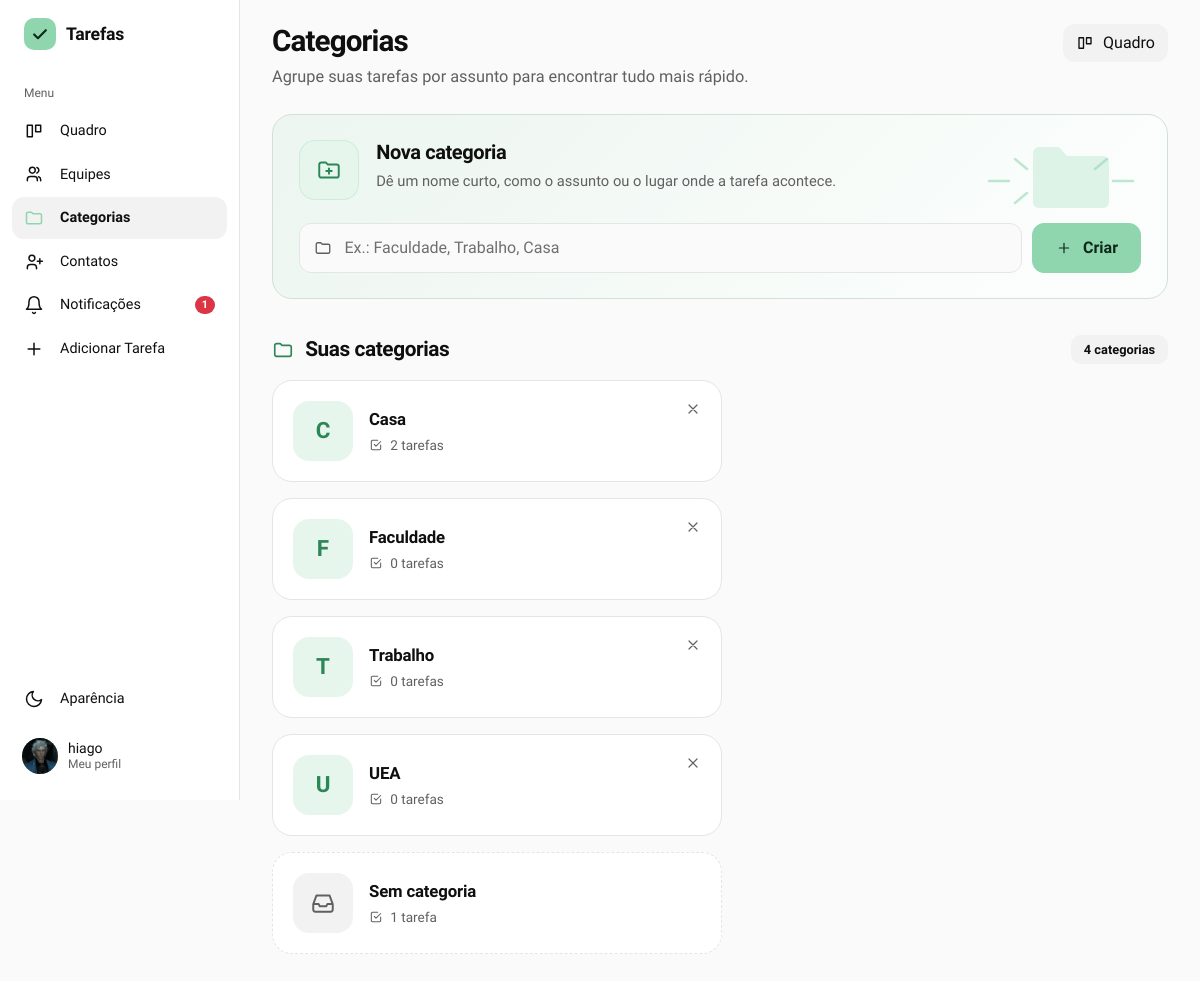
Screenshot of /categorias (signed in) with the database file from the repository.
### gerenciador_de_tarefas/models.py (models this page shows)
class Usuario(db.Model, UserMixin):
    id = db.Column(db.Integer, primary_key=True)
    nomeUsuario = db.Column(db.String(50), unique=True, nullable=False)
    email = db.Column(db.String(254), unique=True, nullable=False)
    senha = db.Column(db.String(255), nullable=False)
    nome = db.Column(db.String(100), nullable=False)
    tarefasCriadas = db.relationship('Tarefa', backref='criador', foreign_keys='Tarefa.criador_id', lazy=True)
    tarefasAtribuidas = db.relationship('Tarefa', backref='responsavel', foreign_keys='Tarefa.responsavel_id', lazy=True)
    cargo = db.Column(db.String(20), nullable=False, default='usuario') #admin ou usuario
    foto_perfil = db.Column(db.String(200), nullable=True, default='default.png')
    ordenacao_quadro = db.Column(db.String(30), nullable=False, default='padrao')

class Categoria(db.Model):
    id = db.Column(db.Integer, primary_key=True)
    nome = db.Column(db.String(50), nullable=False)
    usuario_id = db.Column(db.Integer, db.ForeignKey('usuario.id'), nullable=False)
    tarefas = db.relationship('Tarefa', backref='categoria', lazy=True)
    dono = db.relationship('Usuario')

### gerenciador_de_tarefas/app.py (the view)
@app.route('/categorias')
@login_required
def ver_categorias():
    todas = categorias_do_usuario()
    contagem = {c.id: 0 for c in todas}
    sem_categoria = 0
    for t in tarefas_individuais():
        if t.categoria_id in contagem:
            contagem[t.categoria_id] += 1
        else:
            sem_categoria += 1
    compartilhadas = CategoriaCompartilhada.query.filter_by(usuario_id=current_user.id).all()
    return render_template('categorias.html', categorias=todas,
                           contagem=contagem, sem_categoria=sem_categoria,
                           compartilhadas=compartilhadas)

### gerenciador_de_tarefas/app.py (called while the page is built)
@login_manager.user_loader
def load_user(user_id):
    return db.session.get(Usuario, int(user_id))

@app.context_processor
def injetar_categorias_globais():
    if current_user.is_authenticated:
        return dict(categorias_globais=categorias_acessiveis())
    return dict(categorias_globais=[])

@app.context_processor
def injetar_notificacoes():
    if not current_user.is_authenticated:
        return dict(n_notificacoes=0)
    n = (Contato.query.filter_by(destinatario_id=current_user.id, status='pendente').count()
         + ConviteEquipe.query.filter_by(convidado_id=current_user.id).count()
         + Tarefa.query.filter_by(responsavel_id=current_user.id, aceite='aguardando').count())
    return dict(n_notificacoes=n)

def categorias_do_usuario():
    return Categoria.query.filter_by(usuario_id=current_user.id).order_by(Categoria.nome).all()

def categorias_acessiveis():
    proprias = categorias_do_usuario()
    de_outros = [cs.categoria for cs in CategoriaCompartilhada.query.filter_by(usuario_id=current_user.id).all()]
    return proprias + sorted(de_outros, key=lambda c: c.nome.lower())

def tarefas_individuais():
    todas = Tarefa.query.filter(
        Tarefa.criador_id == current_user.id,
        Tarefa.responsavel_id == current_user.id,
        Tarefa.equipe_id.is_(None)
    ).all()
    return [t for t in todas if t.categoria is None or t.categoria.usuario_id == current_user.id]

### gerenciador_de_tarefas/templates/categorias.html (shortened to what this page needs)
{% extends "base.html" %}
{% block content %}
{% macro ico(nome, t=18) -%}
<svg width="{{ t }}" height="{{ t }}" viewBox="0 0 24 24" fill="none" stroke="currentColor" stroke-width="1.8" stroke-linecap="round" stroke-linejoin="round" aria-hidden="true">
{%- if nome == 'pasta' %}<path d="M3 7a2 2 0 012-2h4l2 2h8a2 2 0 012 2v8a2 2 0 01-2 2H5a2 2 0 01-2-2z"/>
{%- elif nome == 'pasta-mais' %}<path d="M3 7a2 2 0 012-2h4l2 2h8a2 2 0 012 2v8a2 2 0 01-2 2H5a2 2 0 01-2-2zM12 10.5v5M9.5 13h5"/>
{%- elif nome == 'plus' %}<path d="M12 5v14M5 12h14"/>
{%- elif nome == 'tarefa' %}<path d="M9 11l3 3 8-8M20 12v6a2 2 0 01-2 2H6a2 2 0 01-2-2V6a2 2 0 012-2h9"/>
{%- elif nome == 'caixa' %}<path d="M3 13l3-8h12l3 8M3 13v5a2 2 0 002 2h14a2 2 0 002-2v-5M3 13h5l1 2h6l1-2h5"/>
{%- elif nome == 'quadro' %}<path d="M4 5h6v14H4zM14 5h6v8h-6z"/>
{%- elif nome == 'x' %}<path d="M6 6l12 12M18 6L6 18"/>
{%- endif %}</svg>
{%- endmacro %}
<div class="eq-topo">
    <div>
        <h1 class="titulo-pagina">Categorias</h1>
        <p class="eq-subtitulo">Agrupe suas tarefas por assunto para encontrar tudo mais rápido.</p>
    </div>
    <a href="{{ url_for('quadro') }}" class="btn btn-outline-secondary cat-btn-quadro">{{ ico('quadro', 18) }} Quadro</a>
</div>
<section class="eq-card eq-card-destaque cat-nova">
    <div class="eq-card-topo">
        <span class="eq-card-icone">{{ ico('pasta-mais', 26) }}</span>
        <div>
            <h2 class="eq-card-titulo">Nova categoria</h2>
            <p class="eq-card-sub">Dê um nome curto, como o assunto ou o lugar onde a tarefa acontece.</p>
        </div>
    </div>
    <form method="POST" action="{{ url_for('criar_categoria') }}" class="eq-form">
        <div class="eq-form-linha">
            <div class="eq-campo">
                <input type="text" id="nomeCategoria" name="nome" class="form-control eq-input"
                       placeholder="Ex.: Faculdade, Trabalho, Casa" maxlength="50" required>
            </div>
            <button type="submit" class="btn btn-principal">{{ ico('plus', 16) }} Criar</button>
        </div>
    </form>
</section>
<section class="eq-secao mb-5">
    <div class="eq-secao-cab">
        <h2 class="eq-secao-titulo">{{ ico('pasta', 22) }} Suas categorias</h2>
        <span class="eq-contagem">{{ categorias|length }} categoria{{ '' if categorias|length == 1 else 's' }}</span>
    </div>
    <div class="cat-lista">
        {% for c in categorias %}
        <div class="cat-card">
            <a href="{{ url_for('ver_categoria', categoria_id=c.id) }}" class="cat-card-link">
                <span class="eq-inicial" aria-hidden="true">{{ c.nome[:1]|upper }}</span>
                <div class="eq-equipe-corpo">
                    <div class="eq-equipe-nome">{{ c.nome }}</div>
                    <div class="eq-equipe-meta">{{ ico('tarefa', 14) }} {{ contagem[c.id] }} tarefa{{ '' if contagem[c.id] == 1 else 's' }}</div>
                </div>
            </a>
            <form method="POST" action="{{ url_for('excluir_categoria', categoria_id=c.id) }}"
                  class="cat-excluir"
                  onsubmit="return confirm('Excluir a categoria? As tarefas ficam sem categoria.');">
                <button type="submit" aria-label="Excluir categoria">{{ ico('x', 16) }}</button>
            </form>
        </div>
        {% endfor %}
        <a href="{{ url_for('quadro', categoria='nenhuma') }}" class="cat-card cat-card-link cat-sem">
            <span class="eq-inicial cat-sem-icone" aria-hidden="true">{{ ico('caixa', 26) }}</span>
            <div class="eq-equipe-corpo">
                <div class="eq-equipe-nome">Sem categoria</div>
                <div class="eq-equipe-meta">{{ ico('tarefa', 14) }} {{ sem_categoria }} tarefa{{ '' if sem_categoria == 1 else 's' }}</div>
            </div>
        </a>
    </div>
</section>
{% endblock %}

### gerenciador_de_tarefas/templates/base.html (shortened to what this page needs)
<!doctype html>
<html lang="pt-br">
  <head>
    <link
      rel="stylesheet"
      href="https://cdn.jsdelivr.net/npm/bootstrap@5.3.0/dist/css/bootstrap.min.css"
    />
    <link
      rel="stylesheet"
      href="{{ url_for('static', filename='static.css') }}"
    />
    <link rel="stylesheet" href="https://cdn.jsdelivr.net/npm/flatpickr/dist/flatpickr.min.css">
    <link rel="stylesheet" href="https://cdn.jsdelivr.net/npm/flatpickr/dist/themes/dark.css">
  </head>
  <body>
    {% macro aparencia(direcao='dropup') %}
    <div class="{{ direcao }}">
      <button
        class="menu-item"
        type="button"
        data-bs-toggle="dropdown"
        data-bs-auto-close="outside"
        aria-expanded="false"
      >
        <svg viewBox="0 0 24 24" fill="none" stroke="currentColor" stroke-width="1.8" stroke-linecap="round" stroke-linejoin="round" aria-hidden="true"><path d="M21 12.8A9 9 0 1111.2 3a7 7 0 009.8 9.8z"/></svg>
        <span>Aparência</span>
      </button>
    </div>
    {% endmacro %}
    {% macro logo() %}
    <span class="marca-icone">
      <svg width="20" height="20" viewBox="0 0 24 24" fill="none" stroke="currentColor" stroke-width="2.6" stroke-linecap="round" stroke-linejoin="round" aria-hidden="true"><path d="M5 12.5l4.5 4.5L19 7.5"/></svg>
    </span>
    {% endmacro %}
    {% set ep = request.endpoint or '' %}
    {% if current_user.is_authenticated %}
    <div class="app">
      <aside class="lateral" aria-label="Menu principal">
        <a
          class="marca"
          href="{{ url_for('admin_dashboard') if current_user.cargo == 'admin' else url_for('quadro') }}"
        >{{ logo() }}<span>Tarefas</span></a>
        <div class="menu-titulo">Menu</div>
        <a class="menu-item {{ 'ativo' if ep == 'quadro' }}" href="{{ url_for('quadro') }}">
          <svg viewBox="0 0 24 24" fill="none" stroke="currentColor" stroke-width="1.8" stroke-linecap="round" stroke-linejoin="round" aria-hidden="true"><path d="M4 5h6v14H4zM14 5h6v8h-6z"/></svg>
          <span>Quadro</span>
        </a>
        <a class="menu-item {{ 'ativo' if ep in ['equipes', 'ver_equipe', 'adicionar_tarefa_equipe'] }}" href="{{ url_for('equipes') }}">
          <svg viewBox="0 0 24 24" fill="none" stroke="currentColor" stroke-width="1.8" stroke-linecap="round" stroke-linejoin="round" aria-hidden="true"><path d="M16 20v-1.5a3.5 3.5 0 00-3.5-3.5h-5A3.5 3.5 0 004 18.5V20M10 11a3.5 3.5 0 100-7 3.5 3.5 0 000 7zM20 20v-1.5a3.5 3.5 0 00-2.5-3.3M15.5 4.2a3.5 3.5 0 010 6.6"/></svg>
          <span>Equipes</span>
        </a>
        <a class="menu-item {{ 'ativo' if ep in ['ver_categorias', 'ver_categoria'] }}" href="{{ url_for('ver_categorias') }}">
          <svg viewBox="0 0 24 24" fill="none" stroke="currentColor" stroke-width="1.8" stroke-linejoin="round" aria-hidden="true"><path d="M3 7a2 2 0 012-2h4l2 2h8a2 2 0 012 2v8a2 2 0 01-2 2H5a2 2 0 01-2-2z"/></svg>
          <span>Categorias</span>
        </a>
        <a class="menu-item {{ 'ativo' if ep == 'contatos' }}" href="{{ url_for('contatos') }}">
          <svg viewBox="0 0 24 24" fill="none" stroke="currentColor" stroke-width="1.8" stroke-linecap="round" stroke-linejoin="round" aria-hidden="true"><path d="M15 20v-1.5a3.5 3.5 0 00-3.5-3.5h-4A3.5 3.5 0 004 18.5V20M9.5 11a3.5 3.5 0 100-7 3.5 3.5 0 000 7zM19 8v6M16 11h6"/></svg>
          <span>Contatos</span>
        </a>
        <a class="menu-item {{ 'ativo' if ep == 'notificacoes' }}" href="{{ url_for('notificacoes') }}">
          <svg viewBox="0 0 24 24" fill="none" stroke="currentColor" stroke-width="1.8" stroke-linecap="round" stroke-linejoin="round" aria-hidden="true"><path d="M6 8a6 6 0 0112 0c0 7 3 9 3 9H3s3-2 3-9M10.3 21a1.9 1.9 0 003.4 0"/></svg>
          <span>Notificações</span>
          {% if n_notificacoes %}<span class="badge rounded-pill text-bg-danger ms-auto">{{ n_notificacoes }}</span>{% endif %}
        </a>
        <a class="menu-item" href="#" data-bs-toggle="modal" data-bs-target="#modalAdicionarTarefa">
          <svg viewBox="0 0 24 24" fill="none" stroke="currentColor" stroke-width="1.8" stroke-linecap="round" aria-hidden="true"><path d="M12 5v14M5 12h14"/></svg>
          <span>Adicionar Tarefa</span>
        </a>
        <div class="menu-espaco"></div>
        {{ aparencia('dropup') }}
        <a href="#" class="usuario-card mt-2 text-decoration-none" data-bs-toggle="modal" data-bs-target="#modalPerfil" title="Meu Perfil">
          {% if current_user.foto_perfil and current_user.foto_perfil != 'default.png' %}
            <img src="{{ url_for('static', filename='uploads/' + current_user.foto_perfil) }}" alt="" class="usuario-foto" />
          {% else %}
            <span class="usuario-foto">{{ current_user.nomeUsuario[:1]|upper }}</span>
          {% endif %}
          <span class="usuario-nome">{{ current_user.nome or current_user.nomeUsuario }}<small>Meu perfil</small></span>
        </a>
      </aside>
      <main class="conteudo">
        <div class="conteudo-interno">
    {% endif %}
    {% block content %}{% endblock %}
    {% if current_user.is_authenticated %}
        </div>
      </main>
    </div>
    {% else %}
    </main>
    {% endif %}
  </body>
</html>

### rows the page displays
Usuario: foto_perfil (picture), nome "hiago"
Categoria: nome "C", nome "Casa", {{ t }} 14 (drawn), contagem "2", id "s"
Categoria: nome "F", nome "Faculdade", {{ t }} 14 (drawn), contagem "0", id "s"
Categoria: nome "T", nome "Trabalho", {{ t }} 14 (drawn), contagem "0", id "s"
Categoria: nome "U", nome "UEA", {{ t }} 14 (drawn), contagem "0", id "s"

### other values shown
{{ n_notificacoes }} "1"
{{ categorias|length }} "4"
{{ '' if categorias|length == 1 else 's' }} "s"
{{ sem_categoria }} "1"
